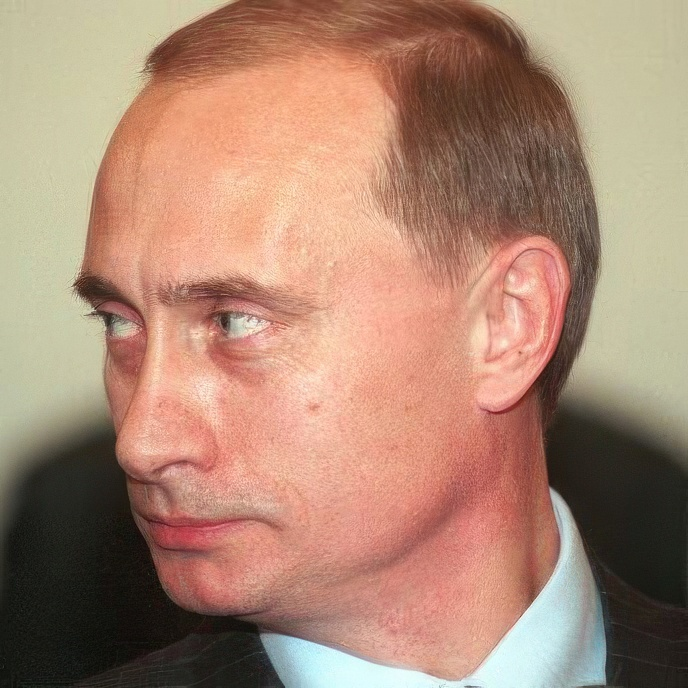
#> input picture dataset/1999_01_11_y45p-20r-13.jpg, 688 x 688 px
$ python -i quality_gate.py   (imports and definitions only)   (older library calls are emulated)
#> lines starting #> are read from the running program, lines starting #| are printed output that depends on the picture
from __future__ import annotations

import cv2
import numpy as np
from pathlib import Path
from typing import Dict, Union

from .constants import BLUR_THRESHOLD_DEFAULT, NOISE_THRESHOLD_DEFAULT

class QualityGate:
    """
    [QUAL-01] Technical Quality Gate.
    Ensures input imagery meets forensic standards for sharpness and SNR.
    """
    def __init__(
        self,
        blur_threshold: float = BLUR_THRESHOLD_DEFAULT,
        noise_threshold: float = NOISE_THRESHOLD_DEFAULT
    ):
        self.blur_threshold = float(blur_threshold)
        self.noise_threshold = float(noise_threshold)

    def _estimate_noise(self, gray: np.ndarray) -> float:
        median = cv2.medianBlur(gray, 3)
        return float(np.mean(np.abs(gray.astype(np.float32) - median.astype(np.float32))))

    def evaluate(self, image_path: Union[str, Path], bbox: dict = None) -> Dict[str, Union[float, Dict[str, bool], str, bool]]:
        """
        Оценивает качество фото. Защищает пайплайн от падений и отсеивает
        нерелевантные (слишком мелкие или шумные) лица.
        """
#> called with image_path = '../../dataset/1999_01_11_y45p-20r-13.jpg'
        img = cv2.imread(str(image_path))
#> img is the input picture: shape (688, 688, 3); mean B, G, R 115, 135.2, 171.3
        if img is None:
            # [FIX QG-01]: Вместо обрушения всего пайплайна возвращаем статус мягкого отказа
            return {
                "success": False,
                "is_rejected": True,
                "reason": "INSUFFICIENT_DATA_UNREADABLE",
                "overall_score": 0.0,
                "overall_quality": 0.0,
                "sharpness_variance": 0.0,
                "blur_value": 0.0,
                "noise_level": 0.0,
            }

        h, w = img.shape[:2]
#> h = 688; w = 688

        # [FIX QG-04]: Проверка минимального разрешения лица.
        # Форензика текстуры невозможна, если лицо меньше 150x150 пикселей.
        if bbox is not None:
            face_h = bbox.get("h", h)
            if face_h < 150:
                return {
                    "success": True,
                    "is_rejected": True,
                    "reason": f"FACE_TOO_SMALL_{int(face_h)}px",
                    "overall_score": 0.1,
                    "overall_quality": 0.1,
                    "sharpness_variance": 0.0,
                    "blur_value": 0.0,
                    "noise_level": 0.0,
                }

        gray = cv2.cvtColor(img, cv2.COLOR_BGR2GRAY)
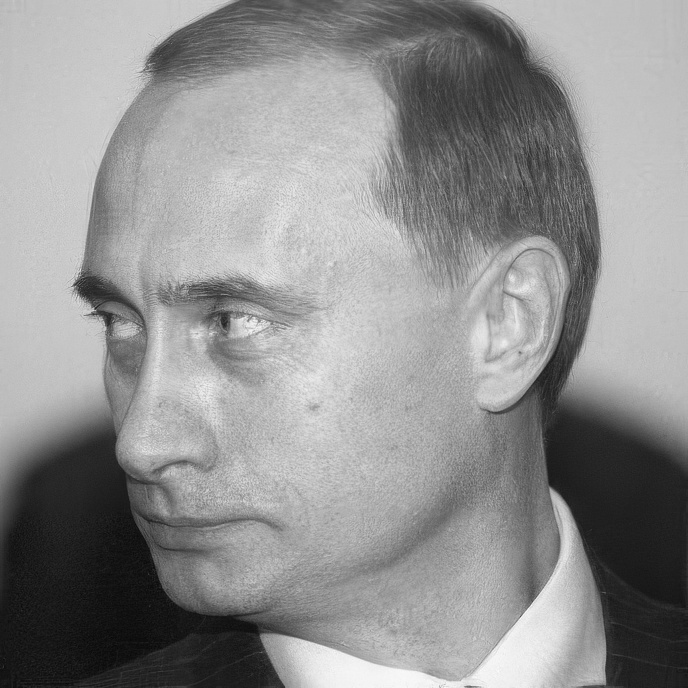
#> gray: shape (688, 688); min 5, max 253, mean 143.7

        # Оценка размытия (Лапласиан)
        blur_score = float(cv2.Laplacian(gray, cv2.CV_64F).var())
#> blur_score = 602.9

        # [FIX QG-02]: Порог резкости должен быть динамическим или более реалистичным.
        # Для соцсетей Laplacian variance > 65 уже считается приемлемым.
        sharpness_score = float(np.clip(blur_score / 150.0, 0.0, 1.0))
#> sharpness_score = 1

        # [FIX QG-03]: Оценка шума. Шум не должен уводить quality в минус.
        noise_score = self._estimate_noise(gray)
#> noise_score = 3.69
        noise_quality = float(np.clip(1.0 - (noise_score / 25.0), 0.0, 1.0))
#> noise_quality = 0.852

        # Итоговый скор. Шумное, но резкое фото получит сбалансированную оценку
        overall_score = float((sharpness_score * 0.7) + (noise_quality * 0.3))
#> overall_score = 0.956

        return {
            "success": True,
            "is_rejected": overall_score < 0.45, # Строгий форензик-порог
            "blur_value": blur_score,
            "sharpness_variance": blur_score,
            "noise_level": noise_score,
            "overall_score": overall_score,
            "overall_quality": overall_score,
        }

    # [46 lines left out: function evaluate_face_quality, not called in this run]

>>> result = QualityGate().evaluate('../../dataset/1999_01_11_y45p-20r-13.jpg')
#> result = {'success': True, 'is_rejected': False, 'blur_value': 602.9, 'sharpness_variance': 602.9, 'noise_level': 3.69, 'overall_score': 0.956, 'overall_quality': 0.956}

$ run again, on dataset/2001_06_16_y14p-11r-3.jpg
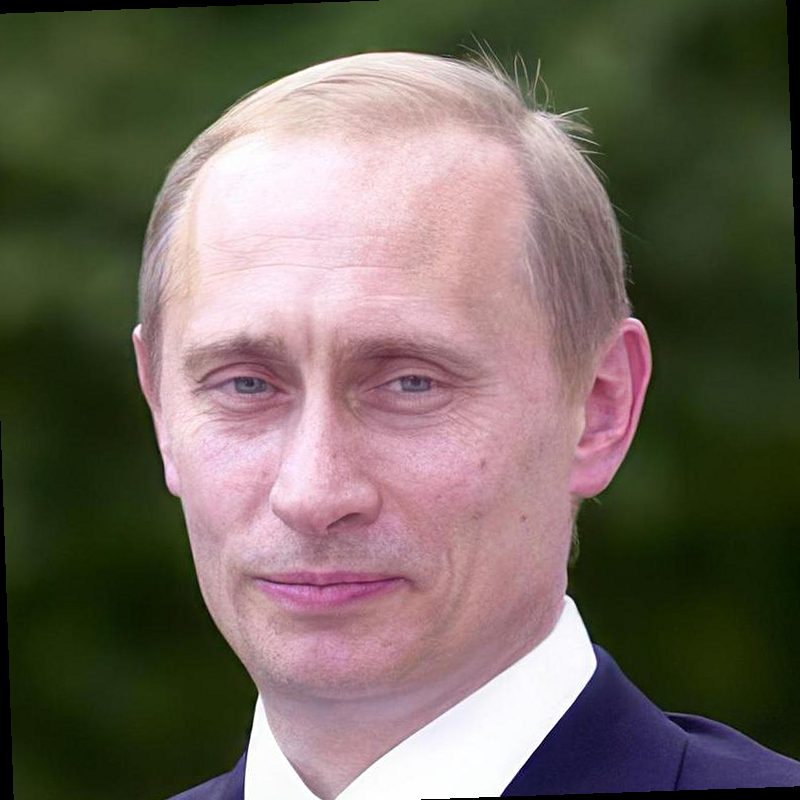
#> input picture dataset/2001_06_16_y14p-11r-3.jpg, 800 x 800 px
#> in evaluate, img is the input picture: shape (800, 800, 3); mean B, G, R 94, 103.7, 113.9
#> in evaluate, `gray = cv2.cvtColor(img, cv2.COLOR_BGR2GRAY)`:
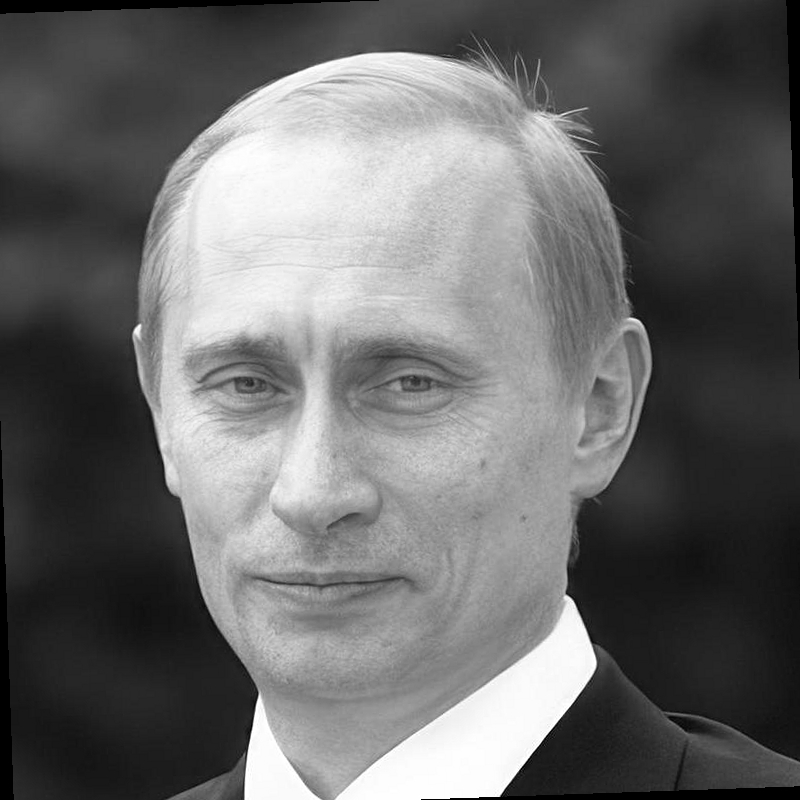
#> gray: shape (800, 800); min 0, max 255, mean 105.7
#> blur_score = 140.1
#> sharpness_score = 0.934
#> noise_score = 0.933
#> noise_quality = 0.963
#> overall_score = 0.943
#> result = {'success': True, 'is_rejected': False, 'blur_value': 140.1, 'sharpness_variance': 140.1, 'noise_level': 0.933, 'overall_score': 0.943, 'overall_quality': 0.943}

$ run again, on dataset/2001_09_25_y2p-15r-2.jpg
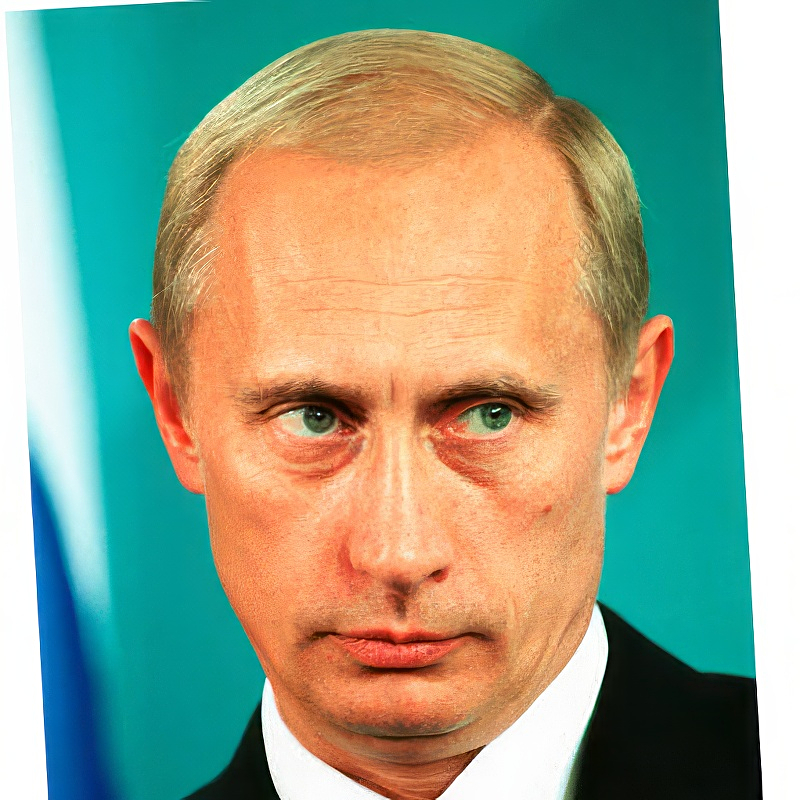
#> input picture dataset/2001_09_25_y2p-15r-2.jpg, 800 x 800 px
#> in evaluate, img is the input picture: shape (800, 800, 3); mean B, G, R 137.4, 161.8, 146
#> in evaluate, `gray = cv2.cvtColor(img, cv2.COLOR_BGR2GRAY)`:
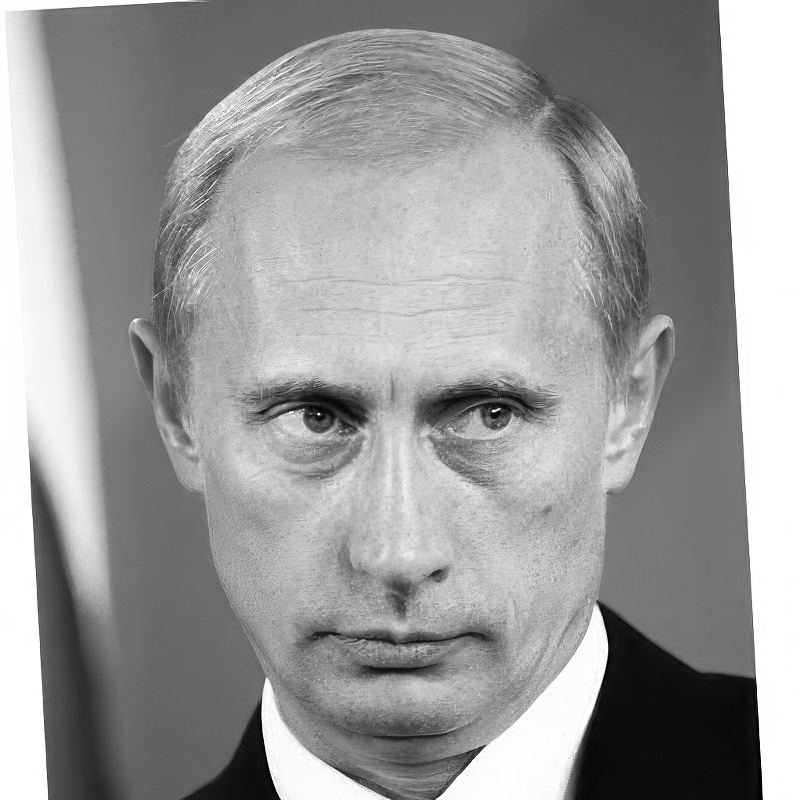
#> gray: shape (800, 800); min 0, max 255, mean 154.3
#> blur_score = 919
#> sharpness_score = 1
#> noise_score = 3.03
#> noise_quality = 0.879
#> overall_score = 0.964
#> result = {'success': True, 'is_rejected': False, 'blur_value': 919, 'sharpness_variance': 919, 'noise_level': 3.03, 'overall_score': 0.964, 'overall_quality': 0.964}

$ run again, on dataset/2001_11_22_y24p-24r-9.jpg
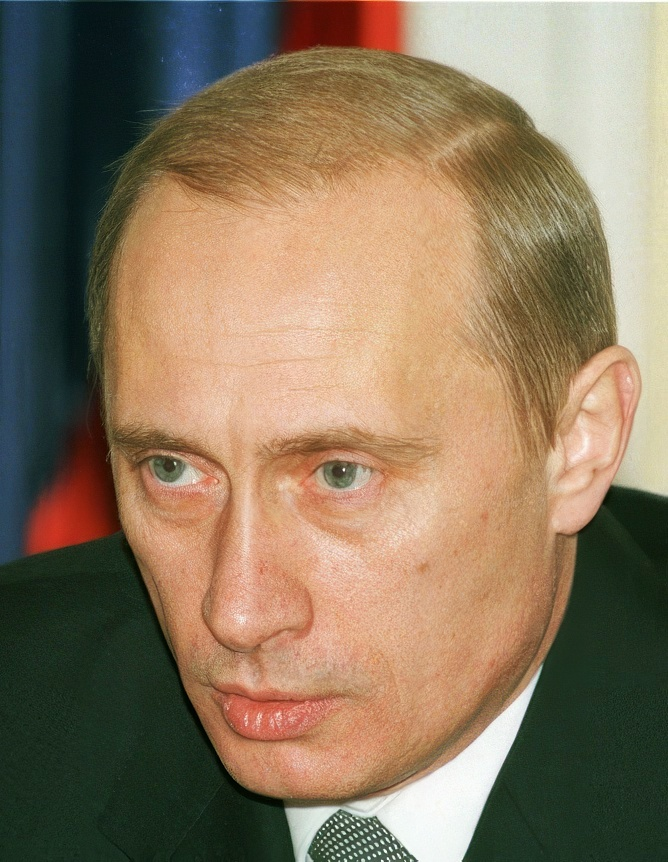
#> input picture dataset/2001_11_22_y24p-24r-9.jpg, 668 x 862 px
#> in evaluate, img is the input picture: shape (862, 668, 3); mean B, G, R 94.3, 119.2, 138.6
#> in evaluate, `gray = cv2.cvtColor(img, cv2.COLOR_BGR2GRAY)`:
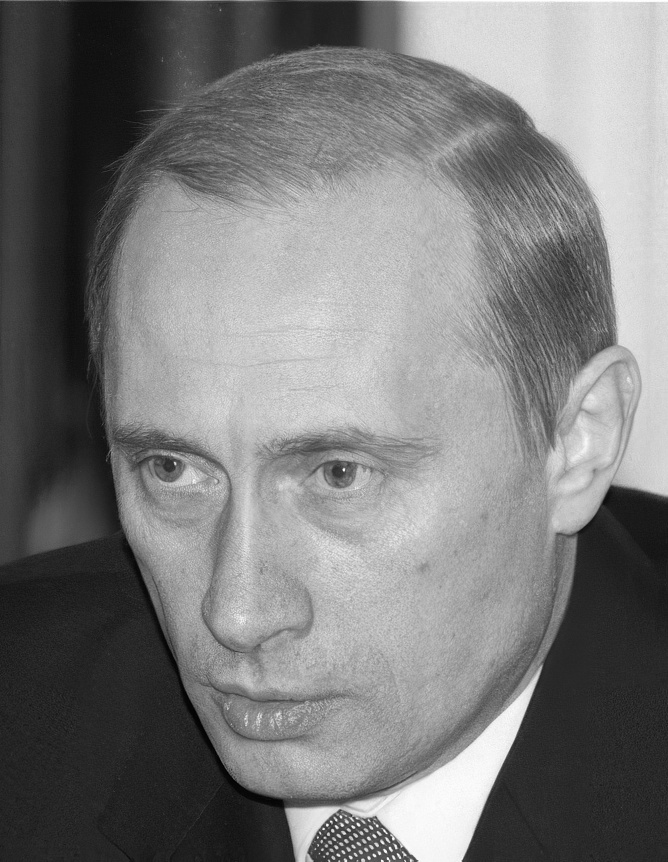
#> gray: shape (862, 668); min 0, max 255, mean 122.2
#> blur_score = 693.6
#> sharpness_score = 1
#> noise_score = 3.79
#> noise_quality = 0.848
#> overall_score = 0.955
#> result = {'success': True, 'is_rejected': False, 'blur_value': 693.6, 'sharpness_variance': 693.6, 'noise_level': 3.79, 'overall_score': 0.955, 'overall_quality': 0.955}
